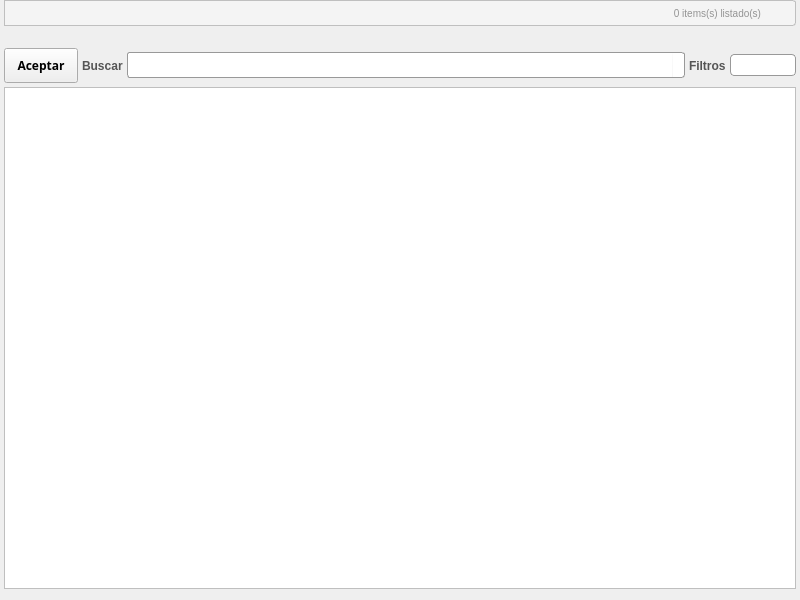
<?xml version="1.0" encoding="UTF-8"?>
<ui version="4.0">
 <class>Dialog</class>
 <widget class="QDialog" name="Dialog">
  <property name="geometry">
   <rect>
    <x>0</x>
    <y>0</y>
    <width>800</width>
    <height>600</height>
   </rect>
  </property>
  <property name="windowTitle">
   <string/>
  </property>
  <layout class="QVBoxLayout" name="verticalLayout">
   <property name="spacing">
    <number>4</number>
   </property>
   <property name="leftMargin">
    <number>4</number>
   </property>
   <property name="topMargin">
    <number>0</number>
   </property>
   <property name="rightMargin">
    <number>4</number>
   </property>
   <item>
    <layout class="QHBoxLayout" name="horizontalLayout_2">
     <property name="spacing">
      <number>0</number>
     </property>
     <item>
      <widget class="QLabel" name="lbTitle">
       <property name="sizePolicy">
        <sizepolicy hsizetype="Preferred" vsizetype="Minimum">
         <horstretch>0</horstretch>
         <verstretch>0</verstretch>
        </sizepolicy>
       </property>
       <property name="minimumSize">
        <size>
         <width>42</width>
         <height>0</height>
        </size>
       </property>
       <property name="styleSheet">
        <string notr="true">QLabel {
color: #252424;
/*background-color:qlineargradient(spread:reflect, x1:1, y1:1, x2:1, y2:0, stop:0 rgba(224, 224, 224, 255), stop:0.495413 rgba(248, 248, 248, 255));*/
background-color:rgb(244, 244, 244);

padding:4px;
font: bold 14px;
font-family: Ubuntu, Helvetica, sans-serif;



border-top-left-radius: 3px solid rgb(244, 244, 244);
border-bottom-left-radius: 3px solid rgb(244, 244, 244) ;

border-top: 1px solid #BFBFBF;
border-bottom:1px solid #BFBFBF;
border-left:1px solid #BFBFBF;

}</string>
       </property>
       <property name="text">
        <string>&lt;Lo que quiero buscar&gt;</string>
       </property>
      </widget>
     </item>
     <item>
      <widget class="QLabel" name="lbItemsCount">
       <property name="sizePolicy">
        <sizepolicy hsizetype="Preferred" vsizetype="Preferred">
         <horstretch>0</horstretch>
         <verstretch>0</verstretch>
        </sizepolicy>
       </property>
       <property name="minimumSize">
        <size>
         <width>42</width>
         <height>0</height>
        </size>
       </property>
       <property name="styleSheet">
        <string notr="true">QLabel {
color: rgb(147, 147, 147);
background-color:rgb(244, 244, 244);

padding:3px;
font: 10px;
font-family: Ubuntu, Helvetica, sans-serif;

/*
border-top-left: 1px solid rgb(244, 244, 244);
border-top-right: 1px solid rgb(244, 244, 244);
border-bottom-right: 1px solid rgb(244, 244, 244);
border-bottom-left: 1px solid rgb(244, 244, 244);*/
border-top: 1px solid #BFBFBF;
border-bottom: 1px solid #BFBFBF;
}</string>
       </property>
       <property name="text">
        <string>0 items(s) listado(s)</string>
       </property>
       <property name="alignment">
        <set>Qt::AlignRight|Qt::AlignTrailing|Qt::AlignVCenter</set>
       </property>
      </widget>
     </item>
     <item>
      <widget class="QPushButton" name="btSalir">
       <property name="maximumSize">
        <size>
         <width>30</width>
         <height>16777215</height>
        </size>
       </property>
       <property name="cursor">
        <cursorShape>PointingHandCursor</cursorShape>
       </property>
       <property name="styleSheet">
        <string notr="true">QPushButton {
color: #252424;
/*background-color:qlineargradient(spread:reflect, x1:1, y1:1, x2:1, y2:0, stop:0 rgba(224, 224, 224, 255), stop:0.495413 rgba(248, 248, 248, 255));*/
background-color:rgb(244, 244, 244);

padding: 4px;
font: bold 14px;
font-family: Ubuntu, Helvetica, sans-serif;
border: 1px solid #BFBFBF;


border-top-left-radius: 0px solid rgb(244, 244, 244);
border-top-right-radius: 3px;
border-bottom-right-radius: 3px;
border-bottom-left-radius: 0px solid rgb(244, 244, 244);

border-left: 0px solid black;
}

QPushButton:hover{
background-color:rgb(254, 254, 254);
}

</string>
       </property>
       <property name="text">
        <string/>
       </property>
       <property name="icon">
        <iconset>
         <normaloff>:/newPrefix/close.png</normaloff>:/newPrefix/close.png</iconset>
       </property>
      </widget>
     </item>
    </layout>
   </item>
   <item>
    <widget class="QLabel" name="label_3">
     <property name="text">
      <string/>
     </property>
    </widget>
   </item>
   <item>
    <layout class="QHBoxLayout" name="horizontalLayout_3">
     <item>
      <widget class="QPushButton" name="btAceptar">
       <property name="sizePolicy">
        <sizepolicy hsizetype="MinimumExpanding" vsizetype="Fixed">
         <horstretch>0</horstretch>
         <verstretch>0</verstretch>
        </sizepolicy>
       </property>
       <property name="minimumSize">
        <size>
         <width>0</width>
         <height>35</height>
        </size>
       </property>
       <property name="maximumSize">
        <size>
         <width>74</width>
         <height>16777215</height>
        </size>
       </property>
       <property name="font">
        <font>
         <family>Ubuntu,Helvetica,sans-serif</family>
         <weight>75</weight>
         <bold>true</bold>
        </font>
       </property>
       <property name="cursor">
        <cursorShape>PointingHandCursor</cursorShape>
       </property>
       <property name="text">
        <string>Aceptar</string>
       </property>
      </widget>
     </item>
     <item>
      <widget class="QLabel" name="label_2">
       <property name="styleSheet">
        <string notr="true">QLabel{
color:rgb(85, 85, 85);
font:bold;
font-family: Ubuntu, Helvetica, sans-serif;
}</string>
       </property>
       <property name="text">
        <string>Buscar</string>
       </property>
      </widget>
     </item>
     <item>
      <layout class="QHBoxLayout" name="horizontalLayout">
       <property name="spacing">
        <number>0</number>
       </property>
       <property name="sizeConstraint">
        <enum>QLayout::SetDefaultConstraint</enum>
       </property>
       <item>
        <widget class="QLineEdit" name="leSearch">
         <property name="sizePolicy">
          <sizepolicy hsizetype="Expanding" vsizetype="Fixed">
           <horstretch>0</horstretch>
           <verstretch>0</verstretch>
          </sizepolicy>
         </property>
         <property name="minimumSize">
          <size>
           <width>96</width>
           <height>0</height>
          </size>
         </property>
         <property name="styleSheet">
          <string notr="true">QLineEdit { 
border: 1px solid #999999; 
padding: 2px 2px 2px 2px;
min-width: 90px;
height: 20px;

border-top-left-radius: 3px ;
border-top-right-radius: 0px solid white;
border-bottom-right-radius: 0px ;
border-bottom-left-radius: 3px;

}</string>
         </property>
        </widget>
       </item>
       <item>
        <widget class="QLabel" name="label_4">
         <property name="sizePolicy">
          <sizepolicy hsizetype="Fixed" vsizetype="Preferred">
           <horstretch>0</horstretch>
           <verstretch>0</verstretch>
          </sizepolicy>
         </property>
         <property name="minimumSize">
          <size>
           <width>0</width>
           <height>26</height>
          </size>
         </property>
         <property name="maximumSize">
          <size>
           <width>30</width>
           <height>26</height>
          </size>
         </property>
         <property name="styleSheet">
          <string notr="true">QLabel { 
background: white;
border: 1px solid #999999; 
padding: 2px 2px 2px 2px;

height: 30px;
width:26px;

border-top-left-radius: 0px ;
border-top-right-radius: 3px;
border-bottom-right-radius: 3px;
border-bottom-left-radius: 0px;

border-left: 0px solid white;
}</string>
         </property>
         <property name="pixmap">
          <pixmap>:/newPrefix/find.png</pixmap>
         </property>
         <property name="scaledContents">
          <bool>true</bool>
         </property>
         <property name="alignment">
          <set>Qt::AlignCenter</set>
         </property>
        </widget>
       </item>
      </layout>
     </item>
     <item>
      <widget class="QLabel" name="label">
       <property name="styleSheet">
        <string notr="true">QLabel{
color:rgb(85, 85, 85);
font:bold;
font-family: Ubuntu, Helvetica, sans-serif;
}</string>
       </property>
       <property name="text">
        <string>Filtros</string>
       </property>
      </widget>
     </item>
     <item>
      <widget class="QComboBox" name="cbFilters">
       <property name="styleSheet">
        <string notr="true">QComboBox {
border: 1px solid #999999; 
border-radius: 4px;
padding: 2px 2px 2px 2px;
min-width: 6em;
}
QComboBox::down-arrow {
image: url(:newPrefix/arrow_down.png);
height: 10px;
}
QComboBox:editable {
background: white;
}
QComboBox::drop-down { border-style: none}
</string>
       </property>
      </widget>
     </item>
    </layout>
   </item>
   <item>
    <widget class="QTableWidget" name="twItems">
     <property name="styleSheet">
      <string notr="true">QHeaderView::section {
border-radius: 3px;
padding: 2px 4px 2px 4px;

/* Fuente */
color: #3A3939;
font: bold 11px;
text-align: left;
font-family: Ubuntu, Helvetica, sans-serif;

background-color:rgb(244, 244, 244);
/*qlineargradient(spread:reflect, x1:1, y1:1, x2:1, y2:0, stop:0 rgba(240, 240, 240, 255), stop:0.509174 rgba(250, 250, 250, 255), stop:0.963303 rgba(255, 255, 255, 255));*/
/* Bordes */
border-bottom: 1px solid #E3E3E3;
border-top: 1px solid #FFFFFF;
padding:6px;
border-top-left-radius: 0px;

}

QTableWidget{
font-family: Ubuntu, Helvetica, sans-serif;
font-size: 12px;
text-align: left;

border: 1px solid #BFBFBF;

}</string>
     </property>
     <property name="frameShape">
      <enum>QFrame::Box</enum>
     </property>
     <property name="lineWidth">
      <number>0</number>
     </property>
     <property name="editTriggers">
      <set>QAbstractItemView::AnyKeyPressed</set>
     </property>
     <property name="alternatingRowColors">
      <bool>true</bool>
     </property>
     <property name="selectionMode">
      <enum>QAbstractItemView::SingleSelection</enum>
     </property>
     <property name="selectionBehavior">
      <enum>QAbstractItemView::SelectRows</enum>
     </property>
     <property name="textElideMode">
      <enum>Qt::ElideLeft</enum>
     </property>
     <property name="verticalScrollMode">
      <enum>QAbstractItemView::ScrollPerItem</enum>
     </property>
     <property name="horizontalScrollMode">
      <enum>QAbstractItemView::ScrollPerItem</enum>
     </property>
     <property name="showGrid">
      <bool>true</bool>
     </property>
     <property name="gridStyle">
      <enum>Qt::NoPen</enum>
     </property>
     <property name="sortingEnabled">
      <bool>true</bool>
     </property>
     <property name="wordWrap">
      <bool>true</bool>
     </property>
     <property name="cornerButtonEnabled">
      <bool>false</bool>
     </property>
     <attribute name="horizontalHeaderVisible">
      <bool>true</bool>
     </attribute>
     <attribute name="horizontalHeaderHighlightSections">
      <bool>true</bool>
     </attribute>
     <attribute name="horizontalHeaderShowSortIndicator" stdset="0">
      <bool>true</bool>
     </attribute>
     <attribute name="horizontalHeaderStretchLastSection">
      <bool>true</bool>
     </attribute>
     <attribute name="verticalHeaderVisible">
      <bool>false</bool>
     </attribute>
     <attribute name="verticalHeaderCascadingSectionResizes">
      <bool>false</bool>
     </attribute>
     <attribute name="verticalHeaderDefaultSectionSize">
      <number>24</number>
     </attribute>
     <attribute name="verticalHeaderHighlightSections">
      <bool>false</bool>
     </attribute>
     <attribute name="verticalHeaderShowSortIndicator" stdset="0">
      <bool>false</bool>
     </attribute>
     <attribute name="verticalHeaderStretchLastSection">
      <bool>false</bool>
     </attribute>
    </widget>
   </item>
  </layout>
 </widget>
 <resources>
  <include location="images_rc/images.qrc"/>
 </resources>
 <connections>
  <connection>
   <sender>btSalir</sender>
   <signal>clicked()</signal>
   <receiver>Dialog</receiver>
   <slot>close()</slot>
   <hints>
    <hint type="sourcelabel">
     <x>776</x>
     <y>21</y>
    </hint>
    <hint type="destinationlabel">
     <x>796</x>
     <y>72</y>
    </hint>
   </hints>
  </connection>
 </connections>
</ui>
